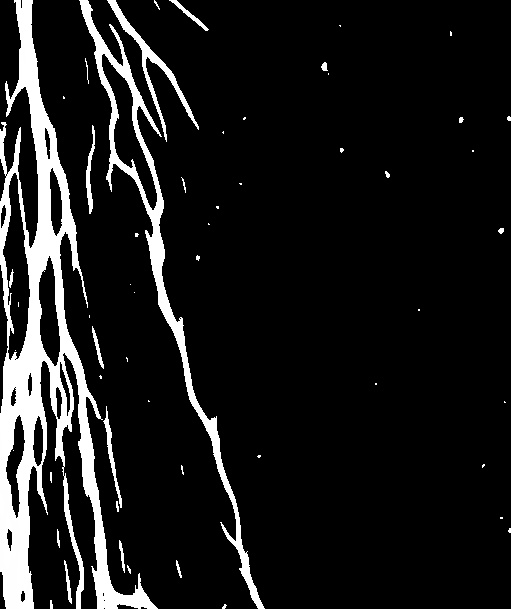
#> input picture geometric_methods/5.jpg, 511 x 609 px
$ python remove_noise.py
#> lines starting #> are read from the running program, lines starting #| are printed output that depends on the picture; after the words box and inside, x2 and y2 are one past the last pixel; in counts of white or black regions, pixels touching at a corner belong together
# -*- coding: utf-8 -*-
# School                 ：UPC
# Author                 ：Boyka
# E-mail                 ：upcvagen@163.com
# File Name              ：remove_noise.py
# Computer User          ：Administrator
# Current Project        ：RiversPrediction
# Development Time       ：2020/3/7  22:47
# Development Tool       ：PyCharm

import cv2
import numpy as np

img = cv2.imread('5.jpg')
#> img is the input picture: shape (609, 511, 3); min 0, max 255, mean 26.6
print(np.shape(img))
#| (609, 511, 3)
kernel = np.ones((3, 3), np.uint8)
dilate = cv2.dilate(img, kernel, iterations=1)
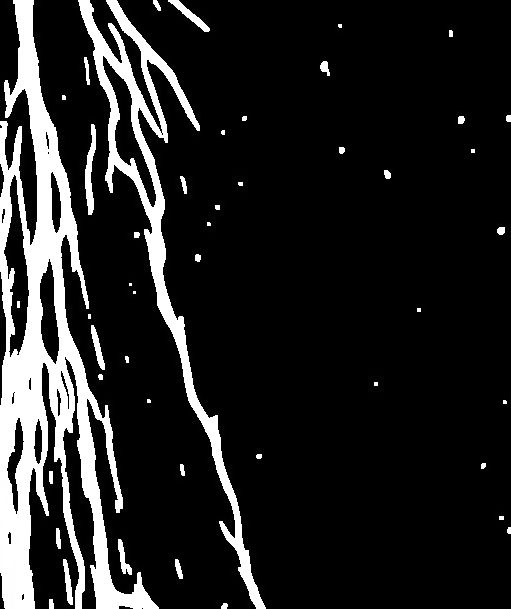
#> dilate: shape (609, 511, 3); min 0, max 255, mean 35.2
# 显示图片
# ## 效果展示
# cv2.imshow('origin', img)


cv2.imwrite('lishuwang_dilate.jpg', dilate)
# erosion = cv2.erode(img,kernel,iterations = 1)
# cv2.imwrite('lishuwang_erosion.jpg',erosion)

canny1 = cv2.Canny(dilate, 100, 200)
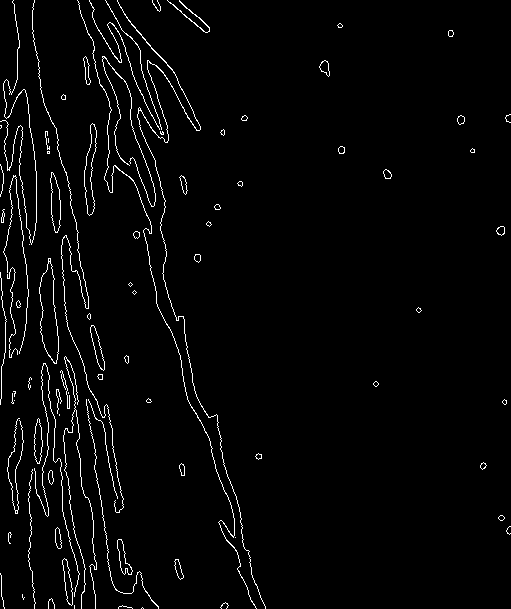
#> canny1: shape (609, 511); 2.6% white in thin lines or dots
cv2.imwrite('lishuwang_canny.jpg', canny1)

# kernel2 = np.ones((2,1),np.uint8)
# erosion = cv2.erode(canny,kernel2,iterations = 1)
# cv2.imwrite('lishuwang_erosion.jpg',erosion)

_, labels, stats, centroids = cv2.connectedComponentsWithStats(canny1)
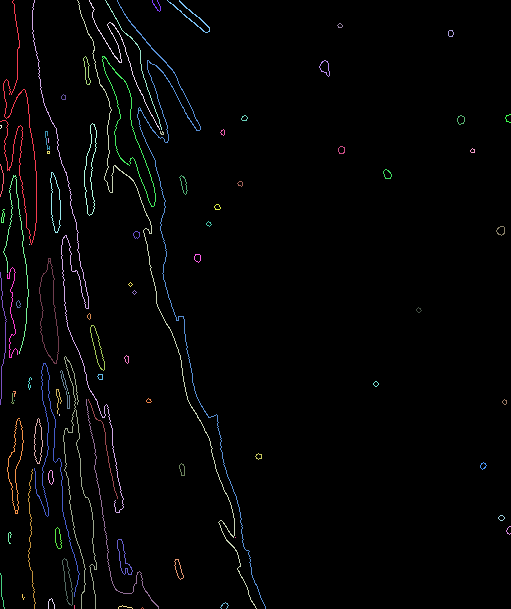
#> labels: shape (609, 511) int32; 88 distinct labels, from 0 to 87; one colour per label, 0 black
#> stats = 88 rows, first 6: [0, 0, 511, 609, 303046], [0, 0, 37, 245, 564], [32, 0, 92, 513, 719], [77, 0, 180, 609, 765], [89, 0, 71, 130, 236], [105, 0, 57, 130, 141]; centroids = 88 pairs, first value 0.6 to 507.8, second value 5.46 to 607.7
print(centroids)
#> (printed output is left out)
print("stats", stats)
#| stats [[     0      0    511    609 303046]
#|  [     0      0     37    245    564]
#|  [    32      0     92    513    719]
#|  [    77      0    180    609    765]
#|  [    89      0     71    130    236]
#|  [   105      0     57    130    141]
#|  [   117      0    149    609    936]
#|  [   152      0      9     12     26]
#|  [   167      0     43     33    123]
#|  [   337     23      6      5     12]
#|  [   448     30      6      7     18]
#|  [    83     56      8     29     58]
#> (further printed lines are left out)
i = 0
for istat in stats:
    if istat[4] < 120:
        # print(i)
        print(istat[0:2])
        if istat[3] > istat[4]:
            r = istat[3]
        else:
            r = istat[4]
        cv2.rectangle(canny1, tuple(istat[0:2]), tuple(istat[0:2] + istat[2:4]), 0, thickness=-1)  # 26
    i = i + 1
#> this loop made 88 passes
#> (istat, r) on passes 8, 10, 11, 12, 14, 15, 16, 17, 18, 20, 21, 22: ([152, 0, 9, 12, 26], 26), ([337, 23, 6, 5, 12], 12), ([448, 30, 6, 7, 18], 18), ([83, 56, 8, 29, 58], 58), ([319, 60, 11, 17, 40], 40), ([61, 94, 5, 6, 14], 14), ([241, 115, 7, 6, 16], 16), ([457, 115, 8, 10, 24], 24), ([505, 114, 6, 9, 15], 15), ([0, 125, 2, 4, 5], 5), ([220, 129, 5, 7, 14], 14), ([45, 131, 5, 19, 30], 30)
#> r on passes 62, 63, 64, 65, 66, 68: 104, 12, 12, 1, 2, 92
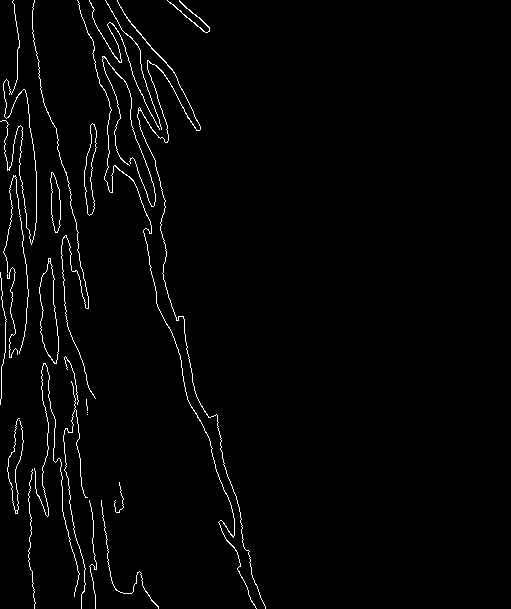
#> canny1: shape (609, 511); 2% white in thin lines or dots, all inside (x1, y1, x2, y2) = (0, 0, 266, 609)
#> after the loop, i = 88

cv2.imwrite('lishuwang_canny1.jpg', canny1)
